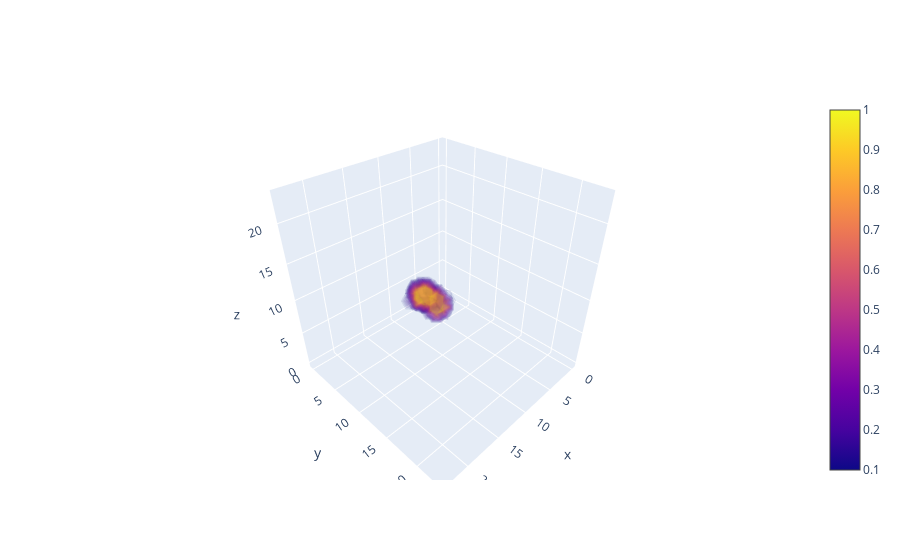

Source (notebook cell):
### Code cell
import plotly.graph_objects as go
import numpy as np
import itertools

test = x_ref.numpy().reshape(-1,5,24,24,24)

X,Y,Z = [list(np.arange(d)) for d in (24,24,24) ]
voxels = list(itertools.product(X,Y,Z))
isoval = [test[0][3][i][j][k] for i,j,k in voxels]
voxels = np.array(voxels)
X, Y, Z = [voxels[:,i] for i in range(3)]

fig = go.Figure(data=go.Volume(
    x=X.flatten(),
    y=Y.flatten(),
    z=Z.flatten(),
    value = isoval,
    isomin=0.1,
    isomax=1.0,
    opacity=0.05, # needs to be small to see through all surfaces
    surface_count=21, # needs to be a large number for good volume rendering
    ))
fig.show()

### Figure 1 — Plotly figure (JSON) as saved in the notebook; plotly's stock layout.template omitted (floating-point values rounded to 4 significant figures; data arrays with more than 128 entries replaced by an {"elided": "..."} marker saying what was removed)
{"data": [{"isomax": 1, "isomin": 0.1, "opacity": 0.05, "surface": {"count": 21}, "type": "volume", "value": {"elided": "13824 float values"}, "x": {"elided": "13824 int values"}, "y": {"elided": "13824 int values"}, "z": {"elided": "13824 int values"}}], "layout": {}}
